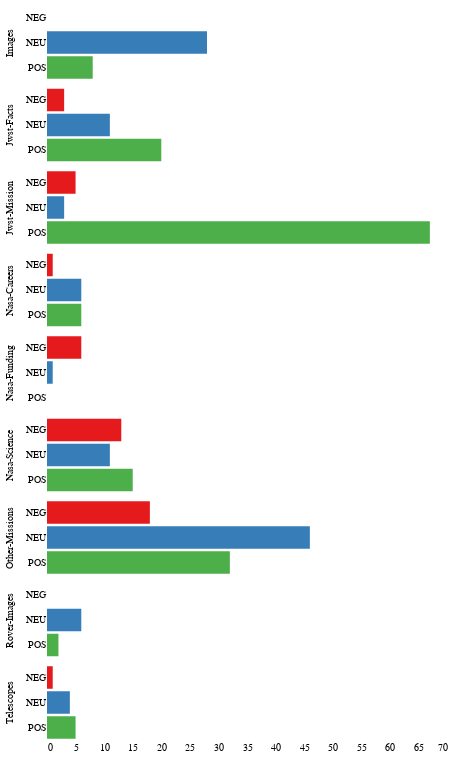

The notebook cell saved with this chart:
### Code cell
fig_size = dict(width=400, height=75)
chart = (
    alt.Chart(data_sents_by_subject)
    .mark_bar()
    .encode(
        x=alt.X("size:Q", title=None, axis=alt.Axis(tickSize=0)),
        y=alt.Y("sentiment:O", title=None, axis=alt.Axis(tickSize=0)),
        color=alt.Color(
            "sentiment:N", title=None, legend=None, scale=alt.Scale(scheme="set1")
        ),
        row=alt.Row("subject:N", title=None, spacing=7.5),
        tooltip=["sentiment", "size"],
    )
    .properties(**fig_size)
    .configure_view(strokeWidth=0)
    .configure_axis(grid=False, domain=False)
)
chart

### Figure 1 — Vega-Lite specification as saved in the notebook (floating-point values rounded to 4 significant figures)
{"config": {"view": {"continuousWidth": 400, "continuousHeight": 300, "strokeWidth": 0}, "axis": {"domain": false, "grid": false}}, "data": {"name": "data-2dcb3986ded77a01dde22c6497a278b2"}, "mark": "bar", "encoding": {"color": {"field": "sentiment", "legend": null, "scale": {"scheme": "set1"}, "title": null, "type": "nominal"}, "row": {"field": "subject", "spacing": 7.5, "title": null, "type": "nominal"}, "tooltip": [{"field": "sentiment", "type": "nominal"}, {"field": "size", "type": "quantitative"}], "x": {"axis": {"tickSize": 0}, "field": "size", "title": null, "type": "quantitative"}, "y": {"axis": {"tickSize": 0}, "field": "sentiment", "title": null, "type": "ordinal"}}, "height": 75, "width": 400, "$schema": "https://vega.github.io/schema/vega-lite/v4.17.0.json", "datasets": {"data-2dcb3986ded77a01dde22c6497a278b2": [{"subject": "Jwst-Facts", "sentiment": "NEG", "size": 3}, {"subject": "Jwst-Facts", "sentiment": "NEU", "size": 11}, {"subject": "Jwst-Facts", "sentiment": "POS", "size": 20}, {"subject": "Jwst-Mission", "sentiment": "NEG", "size": 5}, {"subject": "Jwst-Mission", "sentiment": "NEU", "size": 3}, {"subject": "Jwst-Mission", "sentiment": "POS", "size": 67}, {"subject": "Nasa-Careers", "sentiment": "NEG", "size": 1}, {"subject": "Nasa-Careers", "sentiment": "NEU", "size": 6}, {"subject": "Nasa-Careers", "sentiment": "POS", "size": 6}, {"subject": "Nasa-Funding", "sentiment": "NEG", "size": 6}, {"subject": "Nasa-Funding", "sentiment": "NEU", "size": 1}, {"subject": "Nasa-Science", "sentiment": "NEG", "size": 13}, {"subject": "Nasa-Science", "sentiment": "NEU", "size": 11}, {"subject": "Nasa-Science", "sentiment": "POS", "size": 15}, {"subject": "Other-Missions", "sentiment": "NEG", "size": 18}, {"subject": "Other-Missions", "sentiment": "NEU", "size": 46}, {"subject": "Other-Missions", "sentiment": "POS", "size": 32}, {"subject": "Rover-Images", "sentiment": "NEU", "size": 6}, {"subject": "Rover-Images", "sentiment": "POS", "size": 2}, {"subject": "Images", "sentiment": "NEU", "size": 28}, {"subject": "Images", "sentiment": "POS", "size": 8}, {"subject": "Telescopes", "sentiment": "NEG", "size": 1}, {"subject": "Telescopes", "sentiment": "NEU", "size": 4}, {"subject": "Telescopes", "sentiment": "POS", "size": 5}]}}
